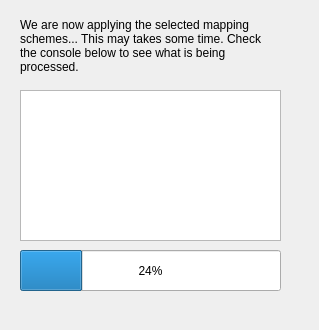
<?xml version="1.0" encoding="UTF-8"?>
<ui version="4.0">
 <class>DialogApply</class>
 <widget class="QDialog" name="DialogApply">
  <property name="geometry">
   <rect>
    <x>0</x>
    <y>0</y>
    <width>319</width>
    <height>330</height>
   </rect>
  </property>
  <property name="windowTitle">
   <string>Dialog</string>
  </property>
  <widget class="QLabel" name="lb_description">
   <property name="geometry">
    <rect>
     <x>20</x>
     <y>10</y>
     <width>251</width>
     <height>71</height>
    </rect>
   </property>
   <property name="text">
    <string>We are now applying the selected mapping schemes... This may takes some time. Check the console below to see what is being processed.</string>
   </property>
   <property name="wordWrap">
    <bool>true</bool>
   </property>
  </widget>
  <widget class="QProgressBar" name="pb_progress">
   <property name="geometry">
    <rect>
     <x>20</x>
     <y>250</y>
     <width>261</width>
     <height>41</height>
    </rect>
   </property>
   <property name="value">
    <number>24</number>
   </property>
  </widget>
  <widget class="QPlainTextEdit" name="txt_progress">
   <property name="geometry">
    <rect>
     <x>20</x>
     <y>90</y>
     <width>261</width>
     <height>151</height>
    </rect>
   </property>
   <property name="plainText">
    <string/>
   </property>
  </widget>
 </widget>
 <resources/>
 <connections/>
</ui>
